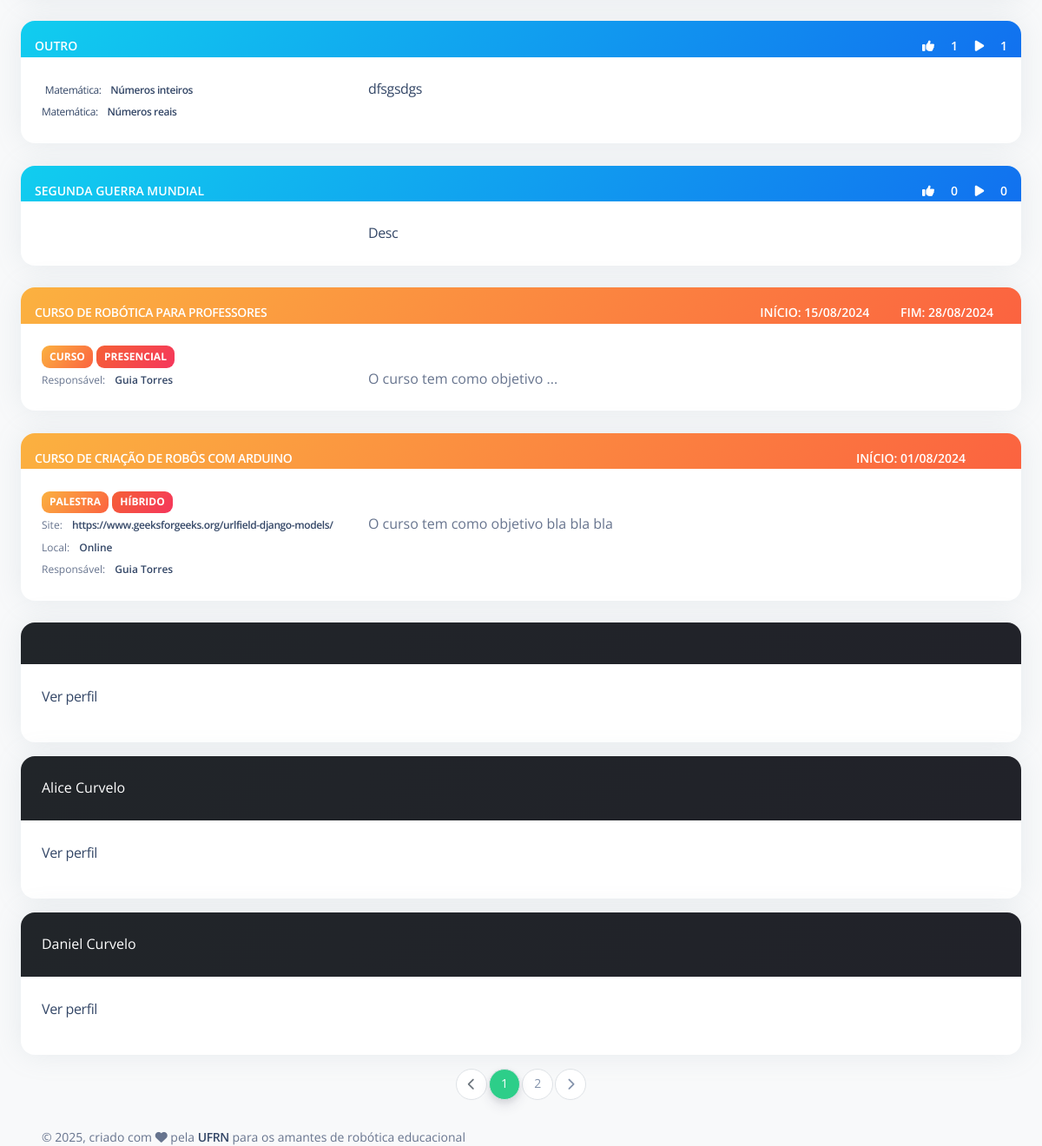
/buscar/ (lower part), run on an earlier commit of the app's database.
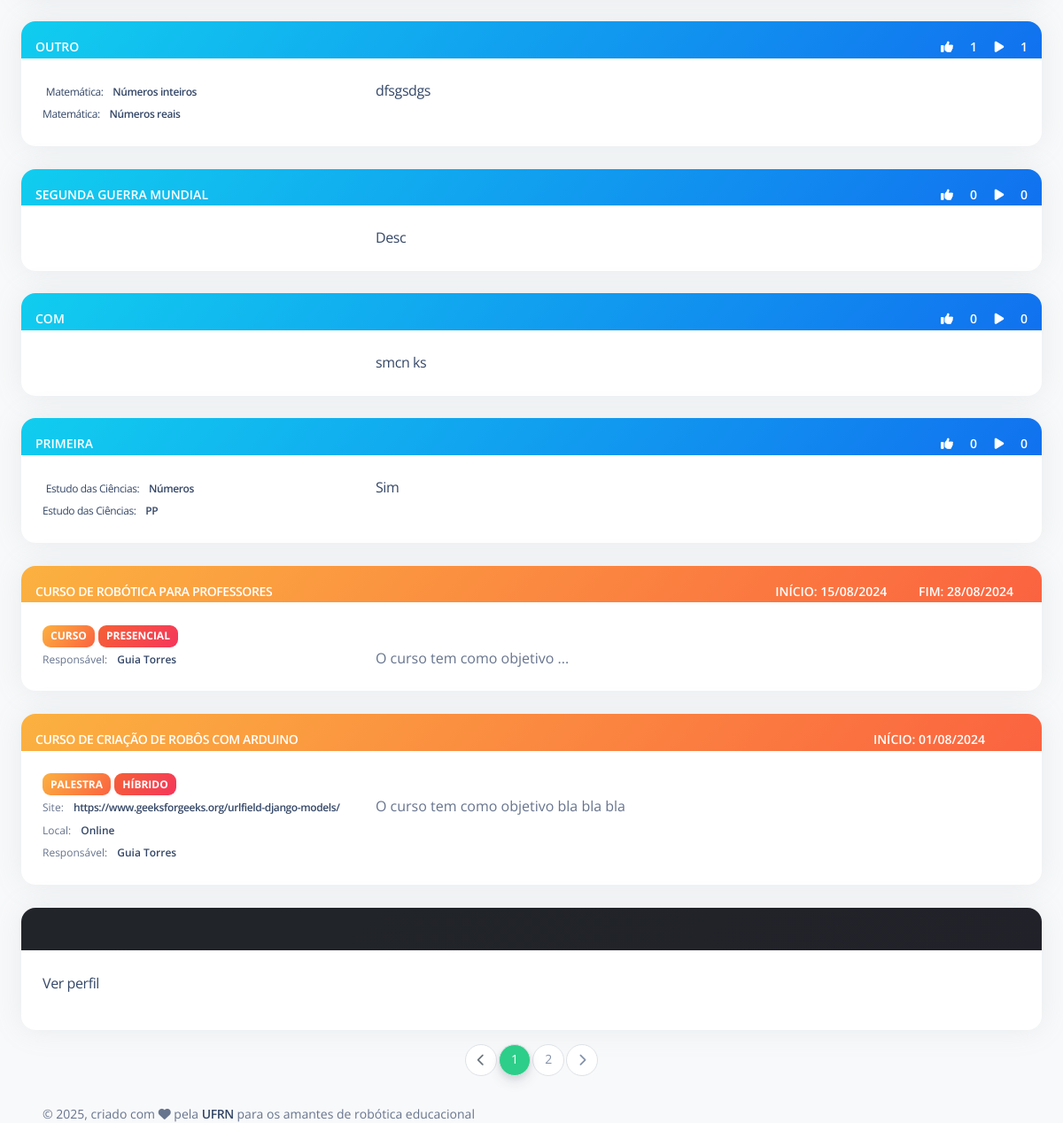
And on a later commit of the database.
### PlanoAula/models.py (models this page shows, shortened)
class PlanoAula(models.Model):
    criador = models.ForeignKey(Usuario, on_delete=models.RESTRICT,null=True, verbose_name="Responsável")
    data_criacao = models.DateTimeField(default=timezone.now, verbose_name="Data de criação")
    titulo = models.CharField(max_length=200, verbose_name="Título", blank=False, null=False)
    contextualizacao = models.TextField(verbose_name="Contextualização", blank=False, null=False)
    descricao_atividade = models.TextField(verbose_name="Descrição da atividade", blank=False, null=False)
    avaliacao = models.TextField(verbose_name="Critérios de avaliação", blank=True, null=True)
    conteudos = models.ManyToManyField(Conteudo, related_name="planos_de_aula", verbose_name="Conteúdos")
    robo_equipamento = models.CharField(max_length=200, blank=True, null=True, verbose_name="Equipamento")
    robo_descricao = models.TextField(blank=True, null=True, verbose_name="Descrição do robô")
    robo_link = models.TextField(verbose_name="Links", blank=True, null=True)
    nivel_dificuldade_montagem = models.CharField(max_length=13, choices=NIVEL_DIFICULDADE, blank=True, null=True, verbose_name="Nível de dificuldade da montagem")
    prog_linguagem = models.CharField(max_length=200, blank=True, null=True, verbose_name="Linguagem de programação")
    prog_descricao = models.TextField(blank=True, null=True, verbose_name="Descrição da programação")
    prog_link = models.TextField(verbose_name="Links", blank=True, null=True)
    prog_codigos = models.FileField(upload_to=diretorio_plano_aula, blank=True, null=True, verbose_name="Códigos")
    nivel_dificuldade_programacao = models.CharField(max_length=13, choices=NIVEL_DIFICULDADE, blank=True, null=True, verbose_name="Nível de dificuldade da programação")
    robo_pdf = models.FileField(upload_to=diretorio_plano_aula, blank=True, null=True, verbose_name="Manual de montagem do robô")
    status = models.BooleanField(default=True)
    class Meta:
        ordering = ['titulo']
        verbose_name = "Plano de aula"
        verbose_name_plural = "Planos de aula"

### Disciplina/models.py (models this page shows, shortened)
class Conteudo(models.Model):
    nome = models.CharField(max_length=200, verbose_name="Nome")
    disciplina = models.ForeignKey(Disciplina, on_delete=models.RESTRICT, related_name="conteudos", verbose_name="Disciplina")
    status = models.CharField(max_length=7, choices=STATUS, default='Ativo')
    class Meta:
        ordering = ['disciplina', 'nome']
        verbose_name = "Conteúdo"
        verbose_name_plural = "Conteúdos"
        constraints = [
            models.UniqueConstraint(fields=['nome', 'disciplina'], name='unique_conteudo_por_disciplina')
        ]

class Disciplina(models.Model):
    nome = models.CharField(unique=True, max_length=200, verbose_name="Nome")
    status = models.CharField(max_length=7, choices=STATUS, default='Ativo')
    def __str__(self):
        return self.nome
    class Meta:
        ordering = ['nome']
        verbose_name = "Disciplina"
        verbose_name_plural = "Disciplinas"

### Acoes/models.py (models this page shows, shortened)
class Acoes(models.Model):
    titulo = models.CharField(max_length=500, verbose_name="Título")
    tipo = models.CharField(max_length=10, choices=TIPO, default='Competição')
    formato = models.CharField(max_length=10, choices=FORMATO, default="Híbrido")
    site = models.URLField(null=True, blank = True, verbose_name="Site")
    link_de_acesso = models.URLField(null=True, blank = True, verbose_name="Link de acesso")
    data_inicio = models.DateField(default = date.today, verbose_name = "Data de início")
    data_fim = models.DateField(null=True, blank = True, verbose_name = "Data de fim")
    local = models.CharField(max_length=200, null=True, blank=True, verbose_name="Local")
    descricao = models.TextField(null=True, blank=True,verbose_name="Descrição")
    responsavel = models.ForeignKey(Usuario, on_delete=models.RESTRICT,verbose_name="Responsável")
    status = models.BooleanField(default=True, verbose_name = "Está em execução")
    deletada = models.BooleanField(default=False, verbose_name = "Deletado")
    class Meta:
        ordering = ['-status', '-data_inicio', '-data_fim', 'titulo']
        verbose_name = "Ação"
        verbose_name_plural = "Ações"

### Usuario/models.py (models this page shows)
class Usuario(User):
    cidade = models.CharField(max_length=100, verbose_name='Cidade')
    estado = models.CharField(max_length=2, choices=ESTADOS, default='AC', verbose_name='Estado')
    avatar = models.ImageField(upload_to='profile-pic/', default='profile-pic/default.jpeg')
    interesses = models.ManyToManyField('Disciplina.Disciplina', through='Interesses')
    def __str__(self):
        return self.first_name + " " + self.last_name
    class Meta:
        ordering = ['first_name', 'last_name']
        verbose_name = "Usuário"
        verbose_name_plural = "Usuários"

### rap/views.py (the view)
# urls.py: path('buscar/', views.buscar, name='buscar'),
def buscar(request):
    termo = request.GET.get('q', '')
    planos = PlanoAula.objects.filter(
        Q(titulo__icontains=termo) |
        Q(conteudos__nome__icontains=termo) |
        Q(conteudos__disciplina__nome__icontains=termo)
    ).distinct()
    acoes = Acoes.objects.filter(
        Q(titulo__icontains=termo) |
        Q(local__icontains=termo)
    ).distinct()
    usuarios = Usuario.objects.filter(
        Q(first_name__icontains=termo) |
        Q(last_name__icontains=termo)
    ).distinct()
    resultados = []
    for p in planos:
        resultados.append({'tipo': 'plano', 'obj': p})
    for a in acoes:
        resultados.append({'tipo': 'acao', 'obj': a})
    for u in usuarios:
        resultados.append({'tipo': 'usuario', 'obj': u})
    paginator = Paginator(resultados, 10)
    page_number = request.GET.get('page')
    page_obj = paginator.get_page(page_number)
    context = {
        'page_obj': page_obj,
        'termo': termo
    }
    return render(request, 'base/busca.html', context)

### templates/Base/busca.html (shortened to what this page needs)
{% extends 'Base/base.html' %}
{% load static %}
{% load pagination_tags %}
{% load attribute_tags %}
{% load widget_tweaks %}
{% block conteudo %}
<br>
<div id="resultado_busca">
    {% for item in page_obj %}
        {% if item.tipo == 'plano' %}
            <div class="card" id="card_plano_aula_{{item.obj.id}}">
                <div class="card-header bg-gradient-info pb-0 p-3">
                    <span class="text-sm mb-0 text-uppercase text-white font-weight-bold">{{item.obj.titulo}}</span>
                    <div class="float-end">
                        <span class="text-sm mb-0 text-uppercase text-white font-weight-bold">
                            {% if item.obj.likes.all|encontrar_usuario_lista:user.id %}
                                <a onclick="marcar_favorito({{item.obj.id}}, {{user.id}}, '{{tipo}}')">
                                    <i class="fas fa-thumbs-up px-3" id="icon_thumbs_up_{{item.obj.id}}"
                                    style="color: var(--bs-success);"></i>
                                </a>
                            {% else %}
                                <a onclick="marcar_favorito({{item.obj.id}}, {{user.id}}, '{{tipo}}')">
                                    <i class="fas fa-thumbs-up px-3" id="icon_thumbs_up_{{item.obj.id}}"
                                    style="color: white;"></i>
                                </a>
                            {% endif %}
                            <span class="text-sm mb-0 text-uppercase text-white font-weight-bold" id="contador_thumbs_up_{{item.obj.id}}">{{ item.obj.likes.count }}</span>
                        </span>
                        <span class="text-sm mb-0 text-uppercase text-white font-weight-bold">
                            {% if item.obj.execucoes.all|encontrar_usuario_lista:user.id %}
                                <a onclick="marcar_executado({{item.obj.id}}, {{user.id}}, '{{tipo}}')">
                                    <i class="fas fa-play px-3" id="icon_play_{{item.obj.id}}"
                                    style="color: var(--bs-success);"></i>
                                </a>
                            {% else %}
                                <a onclick="marcar_executado({{item.obj.id}}, {{user.id}}, '{{tipo}}')">
                                    <i class="fas fa-play px-3" id="icon_play_{{item.obj.id}}"
                                    style="color: white;"></i>
                                </a>
                            {% endif %}
                            <span class="text-sm mb-0 text-uppercase text-white font-weight-bold" id="contador_play_{{item.obj.id}}">{{ item.obj.execucoes.count }}</span>
                        </span>
                    </div>
                </div>
                <a href="{% url 'plano_aula:detalhes' pk=item.obj.pk %}">
                    <div class="card-body row">
                        <div class="col-4">
                            {% for conteudo in item.obj.conteudos.all %}
                                <span class="mb-2 text-xs">{{conteudo.disciplina}}:
                                    <span class="text-dark font-weight-bold ms-sm-2">{{conteudo.nome}}</span>
                                </span>
                                <br>
                            {% endfor %}
                        </div>
                        <div class="col-8">
                            <div class="overflow-auto">
                                {% if item.obj.descricao_atividade|length > 600 %}
                                    {{ item.obj.descricao_atividade|slice:":600" }}...
                                {% else %}
                                    {{ item.obj.descricao_atividade }}
                                {% endif %}
                            </div>
                        </div>
                    </div>
                </a>
            </div>
            <br>
        {% elif item.tipo == 'acao' %}
            <div class="card">
                {% if item.obj.data_fim is not None and todays_date > item.obj.data_fim|date:"Y-m-d" or item.obj.status is False %}
                    <div id="card_header_informacoes" class="card-header bg-gradient-secondary pb-0 p-3">
                {% else %}
                    <div id="card_header_informacoes" class="card-header bg-gradient-warning pb-0 p-3">
                {% endif %}
                    <span class="text-sm mb-0 text-uppercase text-white font-weight-bold">
                        <a href="{% url 'acoes:detalhes' pk=item.obj.pk %}" class="text-white">
                            {{item.obj.titulo}}
                        </a>
                    </span>
                    <div class="float-end">
                        <span class="text-sm mb-0 text-uppercase text-white font-weight-bold px-3">
                            Início: {{ item.obj.data_inicio|date:"d/m/Y" }}
                        </span>
                        <span class="text-sm mb-0 text-uppercase text-white font-weight-bold px-3">
                            {% if item.obj.data_fim is not None %}
                                Fim: {{ item.obj.data_fim|date:"d/m/Y" }}
                            {% endif %}
                        </span>
                    </div>
                </div>
                <div class=card-body>
                    <span class="badge bg-gradient-warning">{{item.obj.tipo}}</span>
                    <span class="badge bg-gradient-danger">{{item.obj.formato}}</span>
                    <div class="row">
                        <div class="col-4">
                            {% if item.obj.site is not None %}
                                <span class="mb-2 text-xs">Site:
                                    <span class="text-dark font-weight-bold ms-sm-2">
                                        <a href="{{ item.obj.site }}" target="_blank">{{ item.obj.site }}</a>
                                    </span>
                                </span>
                                <br>
                            {% endif %}
                            {% if item.obj.local is not None %}
                                <span class="mb-2 text-xs">Local:
                                    <span class="text-dark font-weight-bold ms-sm-2">
                                        {{ item.obj.local }}
                                    </span>
                                </span>
                                <br>
                            {% endif %}
                            <span class="mb-2 text-xs">Responsável:
                                <span class="text-dark font-weight-bold ms-sm-2">
                                    {% if item.obj.responsavel is not None %}
                                        {{ item.obj.responsavel }}
                                    {% endif %}
                                </span>
                            </span>
                        </div>
                        <div class="col-8">
                            <div class="overflow-auto">
                                {% if item.obj.descricao|length > 300 %}
                                    {{ item.obj.descricao|slice:":300" }}...
                                {% else %}
                                    {{ item.obj.descricao }}
                                {% endif %}
                            </div>
                        </div>
                    </div>
                </div>
            </div>
            <br>
        {% elif item.tipo == 'usuario' %}
            <div class="card border-purple mb-3" style="border-color: purple;">
                <div class="card-header bg-gradient-dark text-white">
                    {{ item.obj.first_name }} {{ item.obj.last_name }}
                </div>
                <div class="card-body">
                    <p><a href="#">Ver perfil</a></p>
                </div>
            </div>
        {% endif %}
    {% empty %}
        <div class="card">
            <div class="card-body">
                <p>Não foram encontrados resultados com esses parâmetros.</p>
            </div>
        </div>
    {% endfor %}
</div>
{% if page_obj.paginator.num_pages > 1 %}
    <nav class="justify-content-center d-flex">
        <ul class="pagination">
            {% if page_obj.has_previous %}
                <li class="page-item">
                    <a class="page-link" href="?{% url_replace request 'page' page_obj.previous_page_number %}">
                        <i class="fas fa-chevron-left"></i>
                    </a>
                </li>
            {% else %}
                <li class="page-item disabled">
                    <a class="page-link"><i class="fas fa-chevron-left"></i></a>
                </li>
            {% endif %}
            {% for i in page_obj.paginator.page_range %}
                {% if page_obj.number == i %}
                    <li class="page-item active">
                        <span class="page-link">{{ i }}</span>
                    </li>
                {% elif i > page_obj.number|add:'-3' and i < page_obj.number|add:'3' %}
                    <li class="page-item">
                        <a class="page-link" href="?{% url_replace request 'page' i %}">{{ i }}</a>
                    </li>
                {% endif %}
            {% endfor %}
            {% if page_obj.has_next %}
                <li class="page-item">
                    <a class="page-link" href="?{% url_replace request 'page' page_obj.next_page_number %}">
                        <i class="fas fa-chevron-right"></i>
                    </a>
                </li>
            {% else %}
                <li class="page-item disabled">
                    <a class="page-link"><i class="fas fa-chevron-right"></i></a>
                </li>
            {% endif %}
        </ul>
    </nav>
{% endif %}
{% endblock %}

What changed in the data, as far as the page shows it:
no longer on this page (row unchanged): Usuario: obj.first_name "Alice", obj.last_name "Curvelo"
no longer on this page (row unchanged): Usuario: obj.first_name "Daniel", obj.last_name "Curvelo"
added PlanoAula: obj.titulo "COM", obj.likes.count "0", obj.execucoes.count "0", obj.descricao_atividade "smcn ks"
added PlanoAula: obj.titulo "PRIMEIRA", obj.likes.count "0", obj.execucoes.count "0", obj.descricao_atividade "Sim"
now on this page (row unchanged): Conteudo: disciplina "Estudo das Ciências", nome "Números", shown under "PRIMEIRA"
now on this page (row unchanged): Conteudo: disciplina "Estudo das Ciências", nome "PP", shown under "PRIMEIRA"
